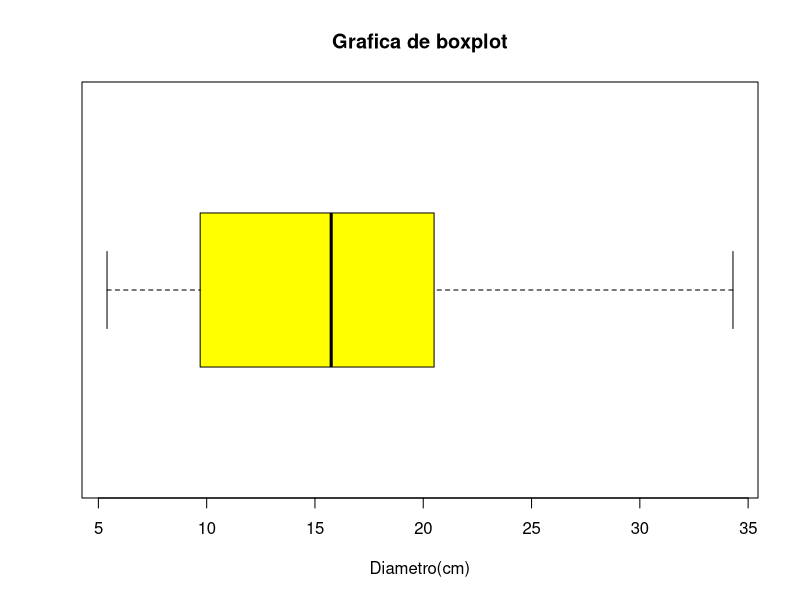

The R source for this figure:
# Sarha Carolina Bravo Gzz
# Matricula: 1907306
# 25.02.2021
# Estadistica descriptiva

dbh <- c(16.5, 25.3, 22.1, 17.2, 16.1, 8.1, 34.3, 5.4, 5.7, 11.2, 24.1,  
         
         14.5, 7.7, 15.6, 15.9, 10, 17.5, 20.5, 7.8, 27.3, 9.7, 6.5,  
         
         23.4, 8.2, 28.5, 10.4, 11.5, 14.3, 17.2, 16.8) 
length(dbh)

# Medida de tendencia central -------------------------------------------

# Media

mean(dbh)

sum(dbh)/length(dbh)


# Mediana 

median(dbh)


# Media geometrica

exp(mean(log(dbh)))


# Moda

moda = function(x)
{
  m1 <- sort(table(x), decreasing = TRUE)
  moda <- names(m1[m1==m1[1]])
  moda <- as.numeric(moda)
  
  return(moda)
}

moda(dbh)



# # Medidas de dispersion -------------------------------------------------

# rango 
range(dbh)

# Varianza (s^2)

var(dbh)

# Desviación estándar (s) función sd

sd(dbh)

# Obtener la raíz cuadrada de la varianza me da la SD

sqrt(var(dbh))

# cuantiles o percentiles

quantile(dbh, 0.5) # El cuantil 0.5 corresponde al valor de la mediana 

# cuantil 15%

quantile(dbh, 0.15)

# función fivenum

fivenum(dbh)

# Coeficiente de Variación (CV %)

100 * sd(dbh) / mean(dbh)


# Representación Grafica ------------------------------------------------

boxplot(dbh, horizontal = TRUE, col = "yellow", main = "Grafica de boxplot",
        xlab = "Diametro(cm)")

# Grafica de Tallo y Hoja (stem)

stem(dbh, scale= 2)

